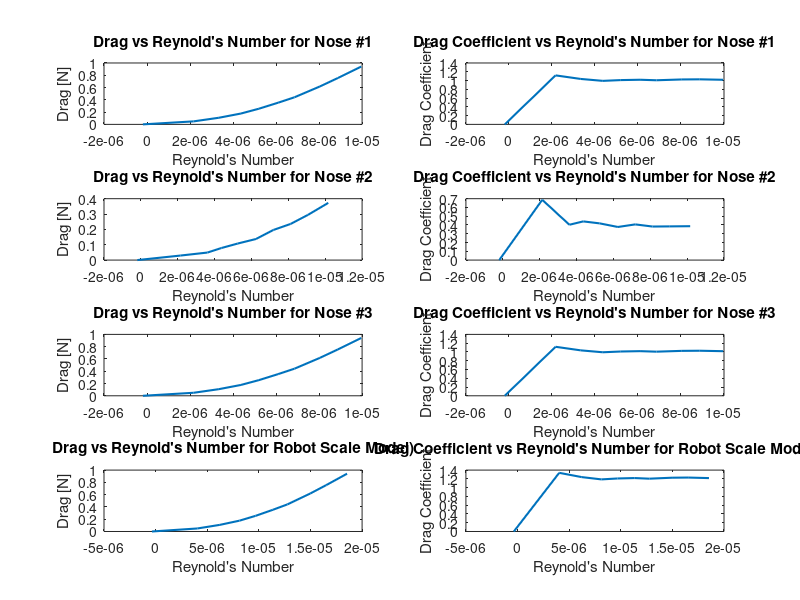

Reproduce this figure in MATLAB.
%% Setup
load calibration.mat

reynoldsNumber = @(v, l, nu) v.*l./nu;
dragCoefficient = @(drag, rho, v, frontalArea) drag./(0.5.*rho.*v.^2.*frontalArea);

coneArea = pi*(25*1e-3)^2; % all cones have same frontal area
coneL = 50*1e-3; % [m] characteristic length of cone is 50mm diameter
robotL = 0.0931; % [m^2] characteristic length of robot is 0.0931 m length ... i guess??
robotArea = 0.00164;

nose1_v = rpm2v([0 435 651 840 994 1159 1299 1517 1671 1871]);
nose1_drag = kgf2N([-1.247 -1.252 -1.258 -1.265 -1.273 -1.283 -1.292 -1.310 -1.324 -1.343])*-1;
nose1_lift = kgf2N([0.424 0.412 0.418 0.414 0.398 0.380 0.358 0.370 0.360 0.340]);
fprintf("Zero Lift %g, Zero Drag %g\n", nose1_lift(1), nose1_drag(1))
nose1_drag = nose1_drag - nose1_drag(1);
% nose1_v = nose1_v(2:end);
% nose1_drag = nose1_drag(2:end);
nose1_reynolds = reynoldsNumber(nose1_v, coneL, nu);
nose1_dragC = dragCoefficient(nose1_drag, rho, nose1_v, coneArea);

nose2_v = rpm2v([0 430 701 840 1004 1186 1360 1532 1705 1909]);
nose2_drag = kgf2N([-1.247 -1.250 -1.252 -1.255 -1.258 -1.261 -1.267 -1.271 -1.277 -1.285])*-1;
nose2_lift = kgf2N([0.448 0.444 0.440 0.437 0.422 0.405 0.405 0.390 0.390 0.370]);
fprintf("Zero Lift %g, Zero Drag %g\n", nose2_lift(1), nose2_drag(1))
nose2_drag = nose2_drag - nose2_drag(1);
% nose2_v = nose2_v(2:end);
% nose2_drag = nose2_drag(2:end);
nose2_reynolds = reynoldsNumber(nose2_v, coneL, nu);
nose2_dragC = dragCoefficient(nose2_drag, rho, nose2_v, coneArea);

nose3_v = rpm2v([0 435 651 840 994 1159 1299 1517 1671 1871]);
nose3_drag = kgf2N([-1.247 -1.252 -1.258 -1.265 -1.273 -1.283 -1.292 -1.310 -1.324 -1.343])*-1;
nose3_lift = kgf2N([0.449 0.445 0.442 0.439 0.421 0.410 0.405 0.395 0.380 0.350]);
fprintf("Zero Lift %g, Zero Drag %g\n", nose3_lift(1), nose3_drag(1))
nose3_drag = nose3_drag - nose3_drag(1);
% nose3_v = nose3_v(2:end);
% nose3_drag = nose3_drag(2:end);
nose3_reynolds = reynoldsNumber(nose3_v, coneL, nu);
nose3_dragC = dragCoefficient(nose3_drag, rho, nose3_v, coneArea);

% robot
robot_v = rpm2v([0 435 651 840 994 1159 1299 1517 1671 1871]);
robot_drag = kgf2N([-1.247 -1.252 -1.258 -1.265 -1.273 -1.283 -1.292 -1.310 -1.324 -1.343])*-1;
robot_lift = kgf2N([0.424 0.412 0.418 0.414 0.398 0.380 0.358 0.370 0.360 0.340]);
fprintf("Zero Lift %g, Zero Drag %g\n", robot_lift(1), robot_drag(1))
robot_drag = robot_drag - robot_drag(1);
% robot_v = robot_v(2:end);
% robot_drag = robot_drag(2:end);
robot_reynolds = reynoldsNumber(robot_v, robotL, nu);
robot_dragC = dragCoefficient(robot_drag, rho, robot_v, robotArea);

%% Plotting
figure(1)
clf
set(groot,'defaultLineLineWidth',1.5)

% nose 1 plotting
subplot(4, 2, 1)
plot(nose1_reynolds, nose1_drag)
xlabel("Reynold's Number")
ylabel("Drag [N]")
title("Drag vs Reynold's Number for Nose #1")

subplot(4, 2, 2)
plot(nose1_reynolds, nose1_dragC)
xlabel("Reynold's Number")
ylabel("Drag Coefficient")
title("Drag Coefficient vs Reynold's Number for Nose #1")

% nose 2 plotting
subplot(4, 2, 3)
plot(nose2_reynolds, nose2_drag)
xlabel("Reynold's Number")
ylabel("Drag [N]")
title("Drag vs Reynold's Number for Nose #2")

subplot(4, 2, 4)
plot(nose2_reynolds, nose2_dragC)
xlabel("Reynold's Number")
ylabel("Drag Coefficient")
title("Drag Coefficient vs Reynold's Number for Nose #2")

% nose 3 plotting
subplot(4, 2, 5)
plot(nose3_reynolds, nose3_drag)
xlabel("Reynold's Number")
ylabel("Drag [N]")
title("Drag vs Reynold's Number for Nose #3")

subplot(4, 2, 6)
plot(nose3_reynolds, nose3_dragC)
xlabel("Reynold's Number")
ylabel("Drag Coefficient")
title("Drag Coefficient vs Reynold's Number for Nose #3")

% robot plotting
subplot(4, 2, 7)
plot(robot_reynolds, robot_drag)
xlabel("Reynold's Number")
ylabel("Drag [N]")
title("Drag vs Reynold's Number for Robot Scale Model)")

subplot(4, 2, 8)
plot(robot_reynolds, robot_dragC)
xlabel("Reynold's Number")
ylabel("Drag Coefficient")
title("Drag Coefficient vs Reynold's Number for Robot Scale Model")

set(gcf, "Color", "w");